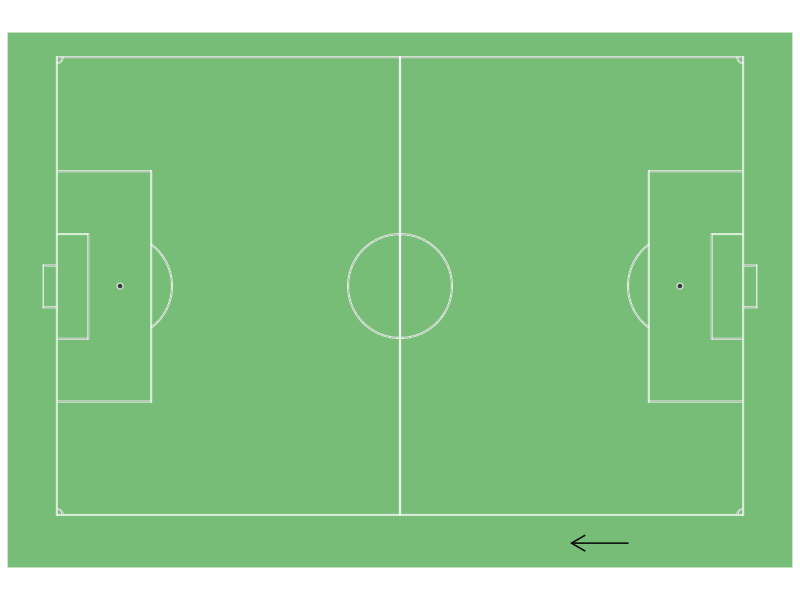
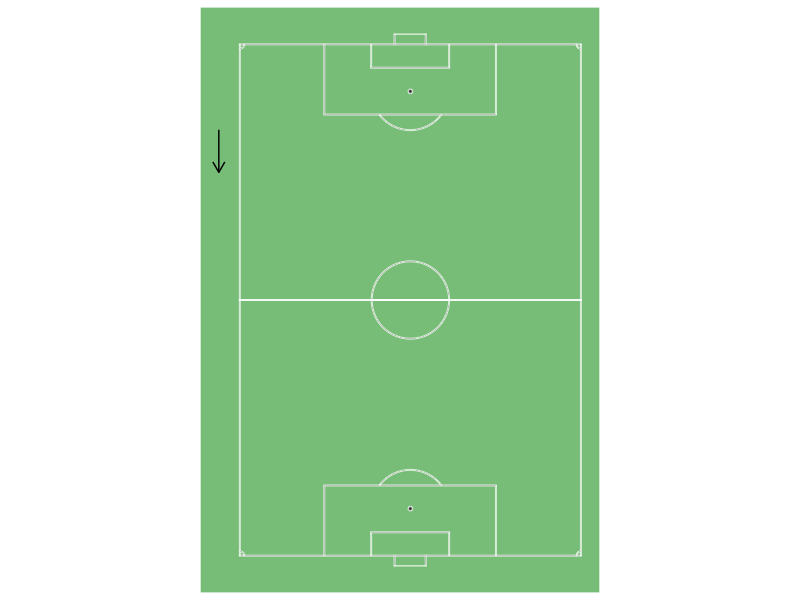

Generate these figures, in order, with R:
library(ggplot2)

###Define the Pitch Visualization
stadiumlength <- 120
stadiumwidth <- 80
linewidth <- .12
goalboxlength <- 16.5
goalboxpos <- (stadiumwidth-goalboxlength*2-7.32)/2
smallboxlength <- 5.5
smallboxpos <- goalboxpos+goalboxlength-smallboxlength
crossbarl <- 7.32
crossbarh <- 2.44
goalpos <- goalboxpos+goalboxlength
attdefzone <- 30
channel <- 4
channelsplit <- 25



##Define the circle function that we will be using to create the center cirlce as well as the 18 yard box circles
circle_fun <- function(center=c(0,0), diameter=1, npoints=1000, start=0, end=2){
  tt <- seq(start*pi, end*pi, length.out=npoints)
  data.frame(
    x = center[1] + diameter / 2 * cos(tt),
    y = center[2] + diameter / 2 * sin(tt)
  )
}


##everything we build on one side of the pitch should be mirrored on the other side of the pitch
##this assumes that our pitch diagram goes down -> up
mirror <- function(x) stadiumlength-x


## To use ggplot2, we need to define all the points that will go into the shape of the field
## The four parameters are: x (width values), y (length values), group (for the two sides), desc (a description for ease of use and further customization)
segment_coord <- function(x, y, group, desc){
  segment_df <- data.frame(x = x, y = y) 
  segment_df$group <- group
  segment_df$side <- 1
  group <- group + 1
  
  # The same thing for the opposite side
  segment_df2 <- data.frame(x = x, y = mirror(y))
  segment_df2$group <- group
  segment_df2$side <- 2
  group <<- group + 1
  
  # On reunit les donnees
  segment_df <- rbind(segment_df, segment_df2)
  segment_df$desc <- desc
  
  return(segment_df)
}

####this function will rotate the pitch if you want to see the field horizontally 
rotate_pitch <- function(pitch, theta=pi/2){
  pitch_r <- pitch
  pitch_r$x <- pitch_r$x / 180 * pi
  pitch_r$y <- pitch_r$y / 180 * pi
  matrix_r <- matrix(c(cos(theta), sin(theta), -sin(theta), cos(theta)), ncol = 2)
  coords_r <- apply(pitch_r[,c("x","y")], 1, function(x) x %*% matrix_r)
  pitch_r$x <- coords_r[1,] ; pitch_r$y <- coords_r[2,]
  pitch_r$x <- pitch_r$x * 180 / pi
  pitch_r$y <- pitch_r$y * 180 / pi
  return(pitch_r)
}




##Here we define the circles we need for our field. Our field lines have width of 12cm.
#Center Circle -- at midpoint of the halfway line, with radius of 9.15m (10 yards)
centercircle_outer <- circle_fun(center=c(stadiumwidth/2,stadiumlength/2),diameter = 9.15 * 2)
centercircle_inner <- circle_fun(center=c(stadiumwidth/2,stadiumlength/2),diameter = (9.15-linewidth) * 2)

#Penalty Arc -- arc from penalty spot (11 meters, 12 yards) with radius of 9.15 m (10 yards)
penaltyarc_outer <- circle_fun(center=c(stadiumwidth/2,11),diameter = 9.15 * 2)
penaltyarc_inner <- circle_fun(center=c(stadiumwidth/2,11),diameter = (9.15-linewidth) * 2)

#corner arcs
cornerarc_outer_r <- circle_fun(center = c(stadiumwidth,0),diameter = 1*2)
cornerarc_inner_r <- circle_fun(center = c(stadiumwidth,0),diameter = (1-linewidth)*2)

cornerarc_outer_l <- circle_fun(center = c(0,0),diameter = 1*2)
cornerarc_inner_l <- circle_fun(center = c(0,0),diameter = (1-linewidth)*2)

#penalty spot
penaltyspot <- circle_fun(center=c(stadiumwidth/2,11),diameter=.5*2)


##Now, we generate our dataframe that contains the points for all of our field markings
group <- 1

pitch <- segment_coord(x=c(0-linewidth,0-linewidth,stadiumwidth+linewidth,stadiumwidth+linewidth)
                       ,y=c(0-linewidth,0,0,0-linewidth),group=group,desc = "goal line") 

pitch <- rbind(pitch,segment_coord(x=c(0-linewidth,0-linewidth,0,0)
                                   ,y=c(0,stadiumlength/2-linewidth/2,stadiumlength/2-linewidth/2,0),group=group,desc = "left touch line"))

pitch <- rbind(pitch,segment_coord(x=c(stadiumwidth,stadiumwidth,stadiumwidth+linewidth,stadiumwidth+linewidth)
                                   ,y=c(0,stadiumlength/2-linewidth/2,stadiumlength/2-linewidth/2,0),group=group,desc = "right touch line"))

pitch <- rbind(pitch,segment_coord(x=c(goalboxpos-linewidth,goalboxpos-linewidth,goalboxpos,goalboxpos)
                                   ,y=c(0,goalboxlength-linewidth,goalboxlength-linewidth,0),group=group,desc = "left 18 yard box"))

pitch <- rbind(pitch,segment_coord(x=c(stadiumwidth-goalboxpos-linewidth,stadiumwidth-goalboxpos-linewidth,stadiumwidth-goalboxpos,stadiumwidth-goalboxpos)
                                   ,y=c(0,goalboxlength-linewidth,goalboxlength-linewidth,0),group=group,desc = "right 18 yard box"))

pitch <- rbind(pitch,segment_coord(x=c(goalboxpos-linewidth,goalboxpos-linewidth,stadiumwidth-goalboxpos,stadiumwidth-goalboxpos)
                                   ,y=c(goalboxlength-linewidth,goalboxlength,goalboxlength,goalboxlength-linewidth),group=group,desc = "18 yard box line"))

pitch <- rbind(pitch, segment_coord(x=c(smallboxpos-linewidth,smallboxpos-linewidth,smallboxpos,smallboxpos)
                                    ,y=c(0,smallboxlength-linewidth,smallboxlength-linewidth,0),group=group,desc = "left 6 yard box"))

pitch <- rbind(pitch, segment_coord(x=c(stadiumwidth-smallboxpos-linewidth,stadiumwidth-smallboxpos-linewidth,stadiumwidth-smallboxpos,stadiumwidth-smallboxpos)
                                    ,y=c(0,smallboxlength-linewidth,smallboxlength-linewidth,0),group=group,desc = "right 6 yard box"))

pitch <- rbind(pitch, segment_coord(x=c(smallboxpos-linewidth,smallboxpos-linewidth,stadiumwidth-smallboxpos,stadiumwidth-smallboxpos)
                                    ,y=c(smallboxlength-linewidth,smallboxlength,smallboxlength,smallboxlength-linewidth),group=group,desc = "6 yard box line"))

pitch <- rbind(pitch, segment_coord(x=c(goalpos-linewidth,goalpos-linewidth,goalpos,goalpos)
                                    ,y=c(0-crossbarh,0,0,0-crossbarh),group=group,desc = "left goal post"))

pitch <- rbind(pitch, segment_coord(x=c(stadiumwidth-goalpos-linewidth,stadiumwidth-goalpos-linewidth,stadiumwidth-goalpos,stadiumwidth-goalpos)
                                    ,y=c(0-crossbarh,0,0,0-crossbarh),group=group,desc = "right goal post"))

pitch <- rbind(pitch, segment_coord(x=c(goalpos-linewidth,goalpos-linewidth,stadiumwidth-goalpos,stadiumwidth-goalpos)
                                    ,y=c(0-crossbarh,0-crossbarh,0-crossbarh,0-crossbarh),group=group,desc = "crossbar"))

pitch <- rbind(pitch, segment_coord(x=penaltyspot[,"x"]
                                    ,y=penaltyspot[,"y"],group=group,desc = "penalty spot"))

pitch <- rbind(pitch, segment_coord(x=c(centercircle_outer[centercircle_outer$y<=stadiumlength/2,"x"],rev(centercircle_inner[centercircle_inner$y<=stadiumlength/2,"x"]))
                                    ,y=c(centercircle_outer[centercircle_outer$y<=stadiumlength/2,"y"],rev(centercircle_inner[centercircle_inner$y<=stadiumlength/2,"y"])),group=group,desc = "center circle"))


pitch <- rbind(pitch, segment_coord(x=c(0-linewidth,0-linewidth,stadiumwidth+linewidth,stadiumwidth+linewidth)
                                    ,y=c(stadiumlength/2-linewidth/2,stadiumlength/2+linewidth/2,stadiumlength/2+linewidth/2,stadiumlength/2-linewidth/2),group=group,desc = "halfway line"))

pitch <- rbind(pitch, segment_coord(x=c(penaltyarc_outer[penaltyarc_outer$y>=goalboxlength,"x"],rev(penaltyarc_inner[penaltyarc_inner$y>=goalboxlength,"x"]))
                                    ,y=c(penaltyarc_outer[penaltyarc_outer$y>=goalboxlength,"y"],rev(penaltyarc_inner[penaltyarc_inner$y>=goalboxlength,"y"])),group=group,desc = "penalty arc"))

pitch <- rbind(pitch, segment_coord(x=c(cornerarc_outer_l[cornerarc_outer_l$x>=0 & cornerarc_outer_l$y>=0,"x"],rev(cornerarc_inner_l[cornerarc_inner_l$x>=0 & cornerarc_inner_l$y>=0,"x"]))
                                    ,y=c(cornerarc_outer_l[cornerarc_outer_l$x>=0 & cornerarc_outer_l$y>=0,"y"],rev(cornerarc_inner_l[cornerarc_inner_l$x>=0 & cornerarc_inner_l$y>=0,"y"])),group=group,desc = "left corner"))

pitch <- rbind(pitch, segment_coord(x=c(cornerarc_outer_r[cornerarc_outer_r$x>=0&cornerarc_outer_r$x<=stadiumwidth & cornerarc_outer_r$y>=0,"x"],rev(cornerarc_inner_r[cornerarc_inner_r$x>=0&cornerarc_inner_r$x<=stadiumwidth& cornerarc_inner_r$y>=0,"x"]))
                                    ,y=c(cornerarc_outer_r[cornerarc_outer_r$x>=0&cornerarc_outer_r$x<=stadiumwidth & cornerarc_outer_r$y>=0,"y"],rev(cornerarc_inner_r[cornerarc_inner_r$x>=0&cornerarc_inner_r$x<=stadiumwidth & cornerarc_inner_r$y>=0,"y"])),group=group,desc = "right corner"))


#######This section will add zones as per Benfica LAB's diagrams (note, it would be nice to create a zonal function so the zones can change)
pitch <- rbind(pitch, segment_coord(x=c(0-linewidth,0-linewidth,stadiumwidth+linewidth,stadiumwidth+linewidth)
                                    ,y=c(attdefzone-linewidth/2,attdefzone+linewidth/2,attdefzone+linewidth/2,attdefzone-linewidth/2),group=group,desc = "attacking zone"))

pitch <- rbind(pitch,segment_coord(x=c(goalboxpos+channel-linewidth,goalboxpos+channel-linewidth,goalboxpos+channel,goalboxpos+channel)
                                   ,y=c(0,stadiumlength/2-linewidth/2,stadiumlength/2-linewidth/2,0),group=group,desc = "left channel"))

pitch <- rbind(pitch,segment_coord(x=c(stadiumwidth-goalboxpos-channel-linewidth,stadiumwidth-goalboxpos-channel-linewidth,stadiumwidth-goalboxpos-channel,stadiumwidth-goalboxpos-channel)
                                   ,y=c(0,stadiumlength/2-linewidth/2,stadiumlength/2-linewidth/2,0),group=group,desc = "right channel"))

pitch <- pitch <- rbind(pitch,segment_coord(x=c(stadiumwidth/2-linewidth/2,stadiumwidth/2-linewidth/2,stadiumwidth/2+linewidth/2,stadiumwidth/2+linewidth/2)
                                            ,y=c(0,attdefzone,attdefzone,0),group=group,desc = "middle channel"))

pitch <- rbind(pitch,segment_coord(x=seq(0,goalboxpos,length.out = 20)
                                   ,y=seq(channelsplit,goalboxlength,length.out = 20),group=group,desc = "center left channel"))

pitch <- rbind(pitch,segment_coord(x=seq(stadiumwidth,stadiumwidth-goalboxpos,length.out = 20)
                                   ,y=seq(channelsplit,goalboxlength,length.out = 20),group=group,desc = "center right channel"))


vert3 <- ggplot() + geom_polygon(data = pitch[pitch$group %in% seq(1:36),], aes(x = x, y = y, group = group), col = "#FFFFFFB3") +
  #geom_polygon(data = pitch[pitch$group %in% seq(from=37,to=48),], aes(x=x, y=y, group=group), col= "#FFFF00B3") + 
  geom_segment(aes(x=-5,y=100,xend=-5,yend=90),arrow=arrow(length = unit(0.03, "npc")))+
  coord_equal() +
  ylim(-20,125) +
  xlim(-20,88) +
  scale_x_continuous(breaks = NULL) +
  scale_y_continuous(breaks = NULL) +
  xlab("") + ylab("") +
  theme(axis.text.x = element_blank(),
        axis.text.y = element_blank(), axis.ticks.x = element_blank(),
        axis.ticks.y = element_blank(), axis.title = element_blank(),
        panel.background = element_rect(fill = "#77BD77",
                                        colour = "#77BD77",
                                        size = 0.5, linetype = "solid")
  )



#Rotated Pitch
horipitch <- rotate_pitch(pitch, theta = pi/2)
horipitch2 <- horipitch
horipitch2$y <- horipitch2$y * -1

hori5 <- ggplot()+ geom_polygon(data = horipitch2[horipitch2$group %in% seq(1:36),], aes(x = x, y = y, group = group), col = "#FFFFFFB3") +
  #geom_polygon(data = horipitch2[horipitch2$group %in% seq(from=37,to=48),], aes(x=x, y=y, group=group), col= "#FFFF00B3") + 
  geom_segment(aes(x=100,y=-5,xend=90,yend=-5),arrow=arrow(length = unit(0.03, "npc")))+
  coord_equal() +
  # xlim(-10,115) +
  # ylim(-10,78) +
  #theme(panel.background = element_rect(fill = '#77BD77', colour = '#77BD77'))
  scale_x_continuous(breaks = NULL) +
  scale_y_continuous(breaks = NULL) +
  xlab("") + ylab("") +
  theme(axis.text.x = element_blank(),
        axis.text.y = element_blank(), 
        axis.ticks.x = element_blank(),
        axis.ticks.y = element_blank(), axis.title = element_blank(),
        panel.background = element_rect(fill = "#77BD77",
                                        colour = "#77BD77")
  )